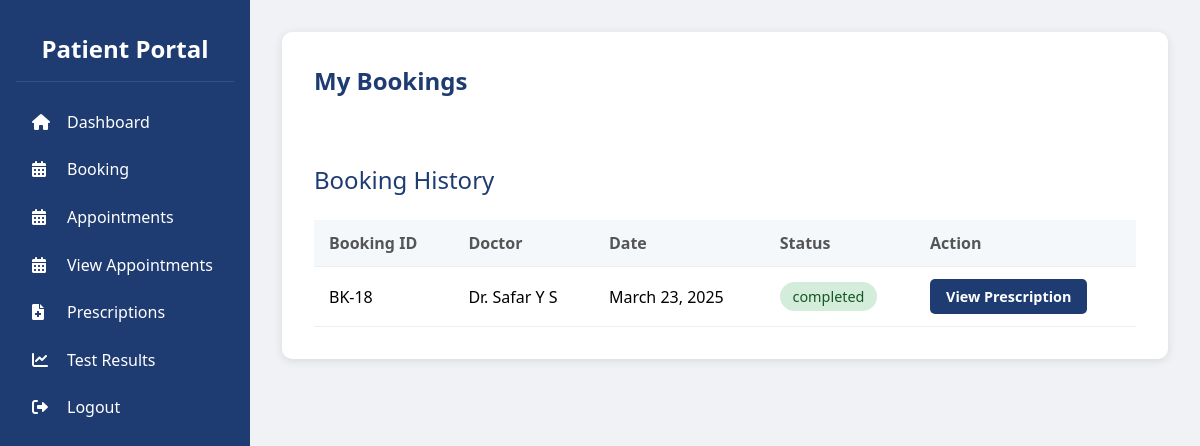
/patientappointment/bookingshowpage (signed in), run on the app's committed database.
### doctor/models.py (models this page shows)
class Sheduler(models.Model):
    userid = models.ForeignKey(user, on_delete=models.CASCADE)
    date_she = models.DateField()
    time_from = models.TimeField()
    time_to = models.TimeField()
    no_tokens = models.IntegerField()

### patient/views.py (the view)
# urls.py: path('patientappointment/bookingshowpage', views.bookingshowpage, name='bookingshowpage'),
def bookingshowpage(request):
    user_id = request.session.get('user_id')
    if not user_id:
        return render(request, 'error.html', {'message': 'User not logged in'})
    bookings = Appointments.objects.filter(userid=user_id).select_related('shedule_id__userid')
    booking_data = []
    for booking in bookings:
        doctor_name = f"Dr. {booking.shedule_id.userid.firstname} {booking.shedule_id.userid.lastname}"
        booking_date = booking.shedule_id.date_she.strftime('%B %d, %Y')
        booking_data.append({
            'booking_id': f"BK-{booking.id}",
            'doctor_name': doctor_name,
            'booking_date': booking_date,
            'status': 'completed',  # Assuming completed status for now
            'prescription_id': f"RX{booking.id}",  # Example prescription ID
            'b_id':booking.id
        })
    return render(request, 'prescription-list-view.html', {'booking_data': booking_data})

### patient/templates/prescription-list-view.html (shortened to what this page needs)
<!DOCTYPE html>
<html lang="en">
<head>
    <link rel="stylesheet" href="https://cdnjs.cloudflare.com/ajax/libs/font-awesome/6.0.0/css/all.min.css">
</head>
<body>
    <aside class="sidebar">
        <div class="sidebar-header">
            <h2>Patient Portal</h2>
        </div>
        <ul class="sidebar-menu">
            <li><a href="{% url 'patients_dash' %}"><i class="fas fa-home"></i>Dashboard</a></li>
            <li><a href="{% url 'patientappointment' %}"><i class="fas fa-calendar-alt"></i>Booking</a></li>
            <li><a href="{% url 'book_appointment' %}"><i class="fas fa-calendar-alt"></i>Appointments</a></li>
            <li><a href="{% url 'patient_appointments' %}"><i class="fas fa-calendar-alt"></i>View Appointments</a></li>
            <li><a href="{% url 'bookingshowpage' %}"><i class="fas fa-file-medical"></i>Prescriptions</a></li>
            <li><a href="{% url 'test_view' %}"><i class="fas fa-chart-line"></i>Test Results</a></li>
            <li><a href="{% url 'home' %}"><i class="fas fa-sign-out-alt"></i>Logout</a></li>
        </ul>
    </aside>
    <main class="main-content">
        <section class="bookings-section">
            <h2 class="section-title">My Bookings</h2>
            <div class="filters">
                <form method="get" action="">
                    <div class="search-box">
                        <span class="search-icon">
                            <svg width="16" height="16" viewBox="0 0 24 24" fill="none" stroke="currentColor" stroke-width="2">
                            </svg>
                        </span>
                    </div>
                </form>
            </div>
            <div class="section-title">Booking History</div>
            <table class="prescriptions-table">
                <thead>
                    <tr>
                        <th>Booking ID</th>
                        <th>Doctor</th>
                        <th>Date</th>
                        <th>Status</th>
                        <th>Action</th>
                    </tr>
                </thead>
                <tbody>
                    {% for booking in booking_data %}
                    <tr>
                        <td>{{ booking.booking_id }}</td>
                        <td>{{ booking.doctor_name }}</td>
                        <td>{{ booking.booking_date }}</td>
                        <td><span class="status-badge status-completed">{{ booking.status }}</span></td>
                        <td><a href="{% url 'precription_new_page' booking.b_id %}" class="btn btn-primary">View Prescription</a></td>
                    </tr>
                    {% endfor %}
                </tbody>
            </table>
        </section>
    </main>
</body>
</html>

### patient/templates/prescription-list-view.html (style rules this page uses)
* { margin: 0; padding: 0; box-sizing: border-box; font-family: 'Segoe UI', Tahoma, Geneva, Verdana, sans-serif; }
body { display: flex; min-height: 100vh; background: #f0f2f5; }
.sidebar { width: 250px; background: #1e3c72; color: white; padding: 1rem; }
.sidebar-header { padding: 1rem; text-align: center; border-bottom: 1px solid rgba(255,255,255,0.1); margin-bottom: 1rem; }
.sidebar-menu { list-style: none; }
.sidebar-menu a { color: white; text-decoration: none; padding: 0.8rem 1rem; display: block; border-radius: 5px; transition: background 0.3s; }
.sidebar-menu i { width: 25px; margin-right: 10px; }
.main-content { flex: 1; padding: 2rem; background: #f0f2f5; }
.bookings-section { background: white; padding: 2rem; border-radius: 10px; margin-bottom: 2rem; box-shadow: 0 2px 10px rgba(0,0,0,0.1); }
.section-title { color: #1e3c72; margin-bottom: 1.5rem; font-size: 1.5rem; }
.prescriptions-table { width: 100%; border-collapse: collapse; margin-top: 1rem; }
.prescriptions-table th, .prescriptions-table td { padding: 12px 15px; text-align: left; border-bottom: 1px solid #eee; }
.prescriptions-table th { background-color: #f4f8fb; font-weight: 600; color: #555; }
.status-badge { display: inline-block; padding: 0.3rem 0.8rem; border-radius: 15px; font-size: 0.9rem; }
.status-completed { background: #d4edda; color: #155724; }
.btn { padding: 0.5rem 1rem; border-radius: 5px; font-weight: 600; cursor: pointer; border: none; display: inline-block; text-decoration: none; text-align: center; font-size: 0.9rem; }
.btn-primary { background-color: #1e3c72; color: white; }
.filters { display: flex; gap: 15px; margin-bottom: 20px; align-items: center; }
.search-box { flex: 1; position: relative; }

### data on the page
Sheduler: booking_id "BK-18", doctor_name "Dr. Safar Y S", booking_date "March 23, 2025", status "completed"
